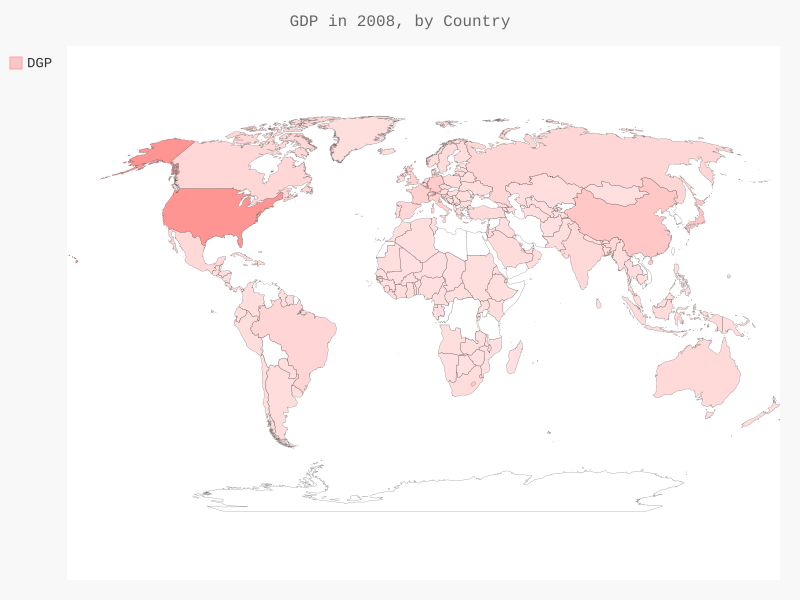

This figure's Python source:
import json
from pygal.maps.world import World
from country_codes import get_country_code
from pygal.style import RotateStyle, LightColorizedStyle

filename = 'gdp_json.json'
with open(filename) as f:
    gdp_data = json.load(f)
    # print(len(gdp_data))

# print(gdp_data)

cc_gdp = {}
for gdp_dict in gdp_data:
    if gdp_dict['Year'] == 2008:
        country_name = gdp_dict['Country Name']
        gdp = int(float(gdp_dict['Value']))
        code = get_country_code(country_name)
        if code:
            cc_gdp[code] = gdp
            print(country_name + ': ' + str(cc_gdp[code]))

wm_style = LightColorizedStyle  # easy on printing
wm = World(style=wm_style)
wm.title = 'GDP in 2008, by Country'
wm.add('DGP', cc_gdp)

wm.render_to_file('gdp.svg')
